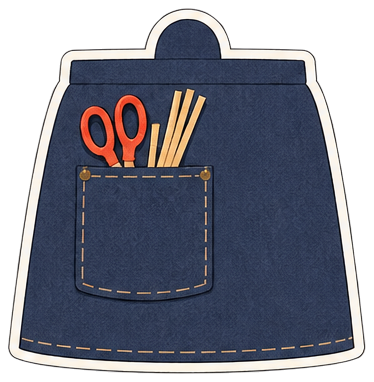
#> input picture assets/parts/ale_v02/apron_skirt.png, 374 x 382 px, given in place of bg-square_v02.png, which was not available
$ python compose_stage_v02.py
#> lines starting #> are read from the running program, lines starting #| are printed output that depends on the picture; pictures that were not available may be replaced by others from this repository, and a replacement may not be noted
### tools/rig_ale.py
"""阿樂叔叔分件紙偶 rig（G2 第 2 輪；v1.2 第 15.1、15.5、22.1 節）。

做三件事：
1. 組裝檢查：把 kit_ale_v02 的 13 個部件以「關節點對齊」組回站姿，和正式母版 chr-ale_master_v02.png 半透明疊圖，
   逐件標出長度誤差與輪廓誤差（review/G2/kit_ale_v02_assembly.png、review/G2/kit_ale_v02_assembly.json）。
   A 欄＝生成部件原樣（全部同一個縮放）；B 欄＝逐件校正長寬後的 rig 部件（實際用在舞台的版本）。
2. 產出 rig 部件：逐件依母版關節距離校正長／寬（沿部件主軸的縮放，不重畫內容），
   重做固定寬度白色紙芯邊（母版尺度 11 px），把腕部空白舌片補成膚色；存到 assets/parts/ale_v02/rig/ 與 rig.json。
3. 擺姿勢：render(pose) 依關節樹旋轉部件，回傳 RGBA 與操偶線附著點（腕背、肘外、膝前）在畫面上的位置。

母版關節點（MJ）是在 50 px 格線圖上人工點選（review/G2/kit_ale_v02_assembly.png 左欄可對照），座標為母版像素。
用法：/opt/anaconda3/bin/python3 tools/rig_ale.py build   # 產出 rig 部件與組裝檢查圖
"""
import argparse
import json
import math
import sys
from pathlib import Path

import numpy as np
from PIL import Image, ImageDraw, ImageFont
from scipy import ndimage

ROOT = Path(__file__).resolve().parent.parent
KIT_DIR = ROOT / "assets/parts/ale_v02"
RIG_DIR = KIT_DIR / "rig"
MASTER = ROOT / "assets/generated/chr-ale_master_v02.png"
WORRIED = ROOT / "assets/generated/chr-ale_head-worried_v02.png"
H = 258.0            # 母版頭高（頭頂 33 → 下巴 291）
BORDER = 11          # 母版尺度的白色紙芯邊寬
FONT = ("/System/Library/AssetsV2/com_apple_MobileAsset_Font8/86ba2c91f017a3749571a82f2c6d890ac7ffb2fb.asset/AssetData/PingFang.ttc", 10)

MJ = dict(neck=(505, 330), shoulder_r=(330, 415), elbow_r=(305, 640), wrist_r=(320, 845), fingertip_r=(318, 955),
          shoulder_l=(655, 415), elbow_l=(678, 642), wrist_l=(720, 852), fingertip_l=(728, 940),
          hip_r=(420, 1005), knee_r=(415, 1255), ankle_r=(397, 1490),
          hip_l=(595, 1005), knee_l=(597, 1255), ankle_l=(602, 1490),
          waist=(515, 690), apron_top=(515, 706), apron_hem=(515, 1120))
HIP_MID = ((MJ["hip_r"][0] + MJ["hip_l"][0]) / 2, MJ["hip_r"][1])
APRON_HEM_WIDTH = 380   # 圍裙下襬（含白邊）目標寬：母版下襬 370 px，加長到大腿中段後略外擴

# 部件：父件、近端關節、遠端關節（母版）、kit 端點偵測方式
PARTS = {
    "torso": dict(parent=None, prox="neck", dist="waist"),
    "head": dict(parent="torso", prox="neck", dist=None),
    "apron_skirt": dict(parent="torso", prox="apron_top", dist="apron_hem"),
    "upper_arm_r": dict(parent="torso", prox="shoulder_r", dist="elbow_r"),
    "forearm_r": dict(parent="upper_arm_r", prox="elbow_r", dist="wrist_r"),
    "hand_r": dict(parent="forearm_r", prox="wrist_r", dist="fingertip_r"),
    "upper_arm_l": dict(parent="torso", prox="shoulder_l", dist="elbow_l"),
    "forearm_l": dict(parent="upper_arm_l", prox="elbow_l", dist="wrist_l"),
    "hand_l": dict(parent="forearm_l", prox="wrist_l", dist="fingertip_l"),
    "thigh_r": dict(parent="torso", prox="hip_r", dist="knee_r"),
    "shin_r": dict(parent="thigh_r", prox="knee_r", dist="ankle_r"),
    "thigh_l": dict(parent="torso", prox="hip_l", dist="knee_l"),
    "shin_l": dict(parent="thigh_l", prox="knee_l", dist="ankle_l"),
}
# 由後往前的層序（遠側＝角色左手、左腳；近側＝右手、右腳；大腿壓住小腿的膝舌片；圍裙下襬壓住大腿；
# 軀幹只到腰帶，所以壓在圍裙下襬上面＝圍裙上緣舌片塞在腰帶下、蝴蝶結垂帶在圍裙前）
LAYERS = ["upper_arm_l", "forearm_l", "hand_l", "shin_l", "thigh_l", "shin_r", "thigh_r",
          "apron_skirt", "torso", "head", "upper_arm_r", "forearm_r", "hand_r"]
ZH = {"head": "頭", "torso": "軀幹", "apron_skirt": "圍裙下襬", "upper_arm_r": "右上臂", "upper_arm_l": "左上臂",
      "forearm_r": "右前臂", "forearm_l": "左前臂", "hand_r": "右手", "hand_l": "左手",
      "thigh_r": "右大腿", "thigh_l": "左大腿", "shin_r": "右小腿含鞋", "shin_l": "左小腿含鞋"}


# [20 lines left out: functions mj, font, affine, not called in this run]


def rot(theta_deg):
    th = math.radians(theta_deg)
    return np.array([[math.cos(th), -math.sin(th)], [math.sin(th), math.cos(th)]])


# [5 lines left out: function rot_about, not called in this run]


def apply(A, pts):
    pts = np.atleast_2d(np.asarray(pts, float))
    return pts @ A[:2, :2].T + A[:2, 2]


# [127 lines left out: functions warp_rgba, principal_axis, tab_center, extreme, boot_top, border_width and 1 more, not called in this run]


TORSO_TIE_ROWS = (360, 398)
TORSO_NECK = (176, 80)    # 對應母版 neck=(505,330)：下巴下方、衣領高度
TORSO_BOW_POLYS = [  # 軀幹裁切圖（assets/parts/ale_v02/torso.png）上腰帶以下要保留的蝴蝶結垂帶與右側繩圈（目視描點）
    [(246, 395), (272, 395), (272, 440), (270, 492), (228, 492), (236, 440)],
    [(272, 395), (305, 400), (322, 425), (322, 447), (300, 452), (282, 430)],
]
APRON_PLAIN_BAND = (0.775, 0.885)
APRON_WAISTBAND_FRAC = 0.17
APRON_POCKET_BAND = (0.47, 0.775)   # 口袋本體（不含剪刀與竹篾）
APRON_POCKET_STRETCH = 1.2   # 圍裙下襬裁切圖上腰頭的高度（佔高比例，目視量測）  # 圍裙下襬裁切圖上「口袋下緣到下襬縫線」的素色帶（佔高比例，目視量測）


# [26 lines left out: function top_tab_center_run, not called in this run]


def navy_mask(arr):
    rgb = arr[..., :3].astype(int)
    return (arr[..., 3] > 128) & (rgb[..., 2] > rgb[..., 0] + 15) & (rgb[..., 2] >= rgb[..., 1])


# [204 lines left out: functions tie_band, kit_points, axis_frame, seg_map, register_similarity, head_region and 3 more, not called in this run]


def master_mask():
    im = Image.open(MASTER).convert("RGBA")
    return im, np.array(im)[..., 3] > 128


# [142 lines left out: function build, not called in this run]


PALETTE = [(230, 60, 60), (40, 150, 230), (240, 170, 20), (60, 180, 90), (170, 80, 220), (20, 190, 190),
           (230, 110, 170), (120, 120, 240), (200, 140, 60), (90, 200, 40), (240, 90, 30), (60, 90, 160), (160, 60, 100)]


# [87 lines left out: function assembly_sheet, not called in this run]


# ---------------------------------------------------------------- 擺姿勢
class Rig:
    # [37 lines left out: functions __init__, joint_pos, world, render, not called in this run]


def make_worried_head():
    """換片頭：生成的困惑表情頭以輪廓 IoU 對齊 rig 的微笑頭（等比＋旋轉），回傳 (影像, A_rest)。"""
    cfg = json.loads((KIT_DIR / "rig.json").read_text())
    smile = np.array(Image.open(KIT_DIR / cfg["parts"]["head"]["file"]).convert("RGBA"))
    A_s = np.vstack([np.array(cfg["parts"]["head"]["A_rest"]), [0, 0, 1]])
    wim = Image.open(WORRIED).convert("RGBA")
    w = np.array(wim)
    w[..., 3] = np.where(w[..., 3] < 24, 0, w[..., 3])
    wm = ndimage.binary_fill_holes(w[..., 3] > 128)
    sm = ndimage.binary_fill_holes(smile[..., 3] > 128)
    s_top, w_top = head_region(sm, 0.72), head_region(wm, 0.72)
    ys, xs = np.nonzero(w_top)
    cw = np.array([xs.mean(), ys.mean()])
    ys2, xs2 = np.nonzero(s_top)
    cs = np.array([xs2.mean(), ys2.mean()])
    ratio = math.sqrt(s_top.sum() / w_top.sum())
    iou, A_ws, s, th = register_similarity(w_top, s_top, np.linspace(ratio * 0.9, ratio * 1.1, 9), np.arange(-30, 31, 3), cw, cs)
    # 重取樣到 smile 頭的尺度（等比 s），並重做白邊
    bwk = border_width(w)
    out, npts = normalize_part(w, float(s), bwk, dict(c=cw))
    # A：worried rig 像素 → smile 局部 → 母版
    R = rot(th)
    A_local = affine(R, apply(A_ws, cw)[0] - R @ npts["c"])
    return Image.fromarray(out, "RGBA"), A_s @ A_local, dict(iou=round(float(iou), 3), scale=round(float(s), 3), rot=float(th))


# [16 lines left out: function main, not called in this run]


# [2 lines that do not run on import are left out]

### tools/compose_stage_v02.py
"""（第 2 輪版本保留：tools/compose_stage_v02.py；第 3 輪改用 compose_stage.py）舞台合成試作 v02（G2 第 2 輪）：景板 bg-square_v02＋三位 v02 母版（阿樂叔叔用分件 rig）＋操偶線三點＋字幕紙條。

用法：
  /opt/anaconda3/bin/python3 tools/compose_stage.py [--out-dir review/G2]
輸出（全部帶 _v02，不覆寫第 1 輪）：
  stage_composite_v02.png        1920×1080（16:9）
  stage_composite_43_v02.png     1440×1080（4:3；v1.2 §16.1：舞台靠上、下方 25% 黑邊放兩行字幕）
  stage_composite_1024x768_v02.png  直接以 1024×768 輸出（4:3 投影機原生解析度）
  stage_composite_nosub_v02.png  無字幕版（量測用）
  stage_wash_compare_v02.png     景板原圖／舞台調色後（表演區洗光、遠景降彩）對照
  contrast_v02.json              逐色對比量測（原圖、投影 v1、投影 v2、低對比）＋操偶線＋字幕＋色差
  contrast_table_v02.png         逐色對比量測表（含取樣座標標記圖）
  jacket_deltaE_v02.png          小宇外套色票與 stage／raw 母版同位置色差
  intent_force_demo_v02.png      「意圖與受力」靜態演示（三格）

規則（v1.2 §14.1、§14.2、§15.2、§16.1、§16.2；CLAUDE.md 第 2 條）：
- 主光左上前方 45°：角色影子落在右下；離景板越遠的角色，影子越淡、越柔、偏移越大；腳底接觸影往右下拖成斜片，不用正圓橢圓。
- 角色固有色不調：母版直接貼上（只做縮放、鏡像、整體微傾），舞台調色只動景板。
- 操偶線：灰色扭紋紙繩 8 px@1080p＋兩側各 2 px 深灰邊線（淡灰本體、左上受光邊、低對比不規則扭紋），只扣腕背、肘外、膝前三點（紙環），往上延伸出畫面；
  路徑自動避開手、臉、圍裙綁帶（量測最小距離寫進 contrast_v02.json）。
- 字幕：字身 70 px@1080（§16.2 64–72 px 取上段），每行 ≤16 字、最多兩行，白字＋2 px 描邊，半透明深色紙條。
  4:3 版字級以「輸出畫面高 1080」換算，不隨舞台縮小。
"""
import argparse
import json
import math
import sys
from pathlib import Path

import numpy as np
from PIL import Image, ImageDraw, ImageFont
from scipy import ndimage

ROOT = Path(__file__).resolve().parent.parent
sys.path.insert(0, str(ROOT / "tools"))
from projsim import projector, low_contrast  # noqa: E402
import rig_ale  # noqa: E402

W, H = 1920, 1080
CHILD_RATIO = 0.65
ADULT_H = 640              # 阿樂叔叔（站姿）身高 px@1080
STAGE_BG = ROOT / "assets/generated/bg-square_v02.png"
MASTERS = {
    "xiaoqing": ROOT / "assets/generated/chr-xiaoqing_master_v02.png",
    "xiaoyu": ROOT / "assets/generated/chr-xiaoyu_master_v02.png",
    "ale": ROOT / "assets/generated/chr-ale_master_v02.png",
}
RAW_XIAOYU = ROOT / "review/G2/raw/master_xiaoyu.png"          # 原始生成（外套基準色）
V01_XIAOYU = ROOT / "assets/generated/chr-xiaoyu_master_v01.png"  # 第 1 輪壓暗版（對照用）

# 站位（a2_c002「線落下來」的瞬間）：阿樂在左（危險固定從左側來），孩子在右（安全側）、面向阿樂（鏡像）
# depth：離景板的相對距離（1＝中景）；越大＝越靠觀眾 → 影子越淡越柔、偏移越大
LAYOUT = {
    "ale": dict(cx=0.318, feet=828, scale=1.00, mirror=False, lean=0.0, depth=1.0),
    "xiaoqing": dict(cx=0.540, feet=840, scale=1.03, mirror=True, lean=-4.0, depth=1.35),   # 往前傾、靠近阿樂：「叔叔，小心！」
    "xiaoyu": dict(cx=0.722, feet=808, scale=0.95, mirror=True, lean=3.0, depth=0.75),      # 往後退半步、身體後仰
}
ALE_POSE = {  # 被線拉偏的瞬間：右手本來想揮手，肘外線把手肘往外上提、腕背線把手腕往外上拉，手掌無力垂下；右膝被往前提
    "upper_arm_r": 84, "forearm_r": 62, "hand_r": -112, "upper_arm_l": -21, "forearm_l": -6,
    "thigh_r": -10, "shin_r": 12, "head": -4, "root": (0, 0, -1.5, "hip_mid"),
}
SUB_LINES = ["咦？我想揮手……", "手怎麼跑到旁邊去了？"]   # 劇本 a2_c002_01（阿樂叔叔），在詞語邊界斷行
SUB_PX = 70
FONT_CANDIDATES = [
    ("/System/Library/AssetsV2/com_apple_MobileAsset_Font8/86ba2c91f017a3749571a82f2c6d890ac7ffb2fb.asset/AssetData/PingFang.ttc", 10),
    ("/System/Library/Fonts/STHeiti Medium.ttc", 0),
]
LABEL_FONT = (FONT_CANDIDATES[0][0], 10)

# 舞台調色（只動景板）
WASH = dict(top=330, feather=110, lift=0.62, desat=0.60, warm=(246, 238, 222), mix=0.20,
            v_lo=0.42, v_hi=0.70, s_lo=0.22, s_span=0.30)
FAR_DESAT = 0.80          # 遠景（天空與遠山：藍、藍綠色相）保留的彩度
SHADOW = dict(base_strength=0.07, base_offset=(60, 45), base_sigma=13.0, contact_strength=0.30)

COSTUMES = {
    # 色相範圍（度）、飽和度下限/上限、明度下限/上限（HSV，0–1）；在原始顏色上判斷
    "ale": [("深藍圍裙", (195, 255), 0.18, 1.0, 0.10, 0.62, True), ("米色襯衫", (14, 50), 0.04, 0.46, 0.55, 1.0, False),
            ("橄欖褐長褲", (25, 62), 0.28, 1.0, 0.10, 0.58, False)],
    "xiaoqing": [("湖水綠吊帶褲", (160, 205), 0.28, 1.0, 0.12, 0.90, True), ("芥末黃上衣", (32, 56), 0.55, 1.0, 0.55, 1.0, False),
                 ("深棕頭髮", (0, 45), 0.20, 0.75, 0.10, 0.42, False)],
    "xiaoyu": [("橘紅外套", (345, 22), 0.62, 1.0, 0.28, 1.0, True), ("卡其短褲", (22, 46), 0.28, 0.75, 0.40, 0.88, False),
               ("深棕頭髮", (0, 45), 0.20, 0.80, 0.08, 0.40, False)],
}
NAMES = {"ale": "阿樂叔叔", "xiaoqing": "小晴", "xiaoyu": "小宇"}


# ---------------------------------------------------------------- 色彩工具
# [4 lines left out: function rel_lum, not called in this run]


def contrast(l1, l2):
    hi, lo = max(l1, l2), min(l1, l2)
    return (hi + 0.05) / (lo + 0.05)


# [54 lines left out: functions srgb_to_lab, lab_to_srgb, delta_e2000, not called in this run]


def hsv_np(rgb):
    a = rgb.astype(np.float32) / 255.0
    r, g, b = a[..., 0], a[..., 1], a[..., 2]
    mx, mn = a.max(-1), a.min(-1)
    d = mx - mn + 1e-6
    h = np.where(mx == r, ((g - b) / d) % 6, np.where(mx == g, (b - r) / d + 2, (r - g) / d + 4)) * 60
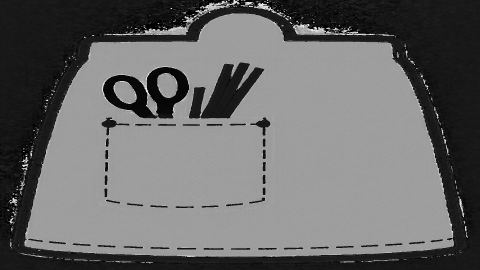
#> h: shape (1080, 1920) float32 (shown at 1/4 size); min 0, max 359.3, mean 147.8; drawn with min black and max white
    s = (mx - mn) / (mx + 1e-6)
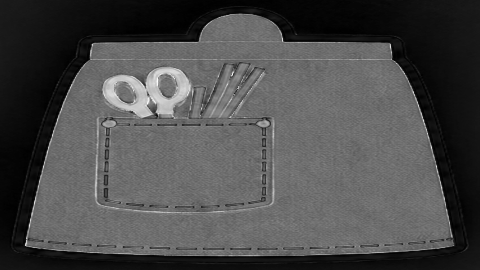
#> s: shape (1080, 1920) float32 (shown at 1/4 size); min 0, max 1, mean 0.296
    return h, s, mx


# [15 lines left out: functions find_font, lfont, not called in this run]


# ---------------------------------------------------------------- 景板調色
def stage_grade(rgb):
    """舞台燈光（只動景板）：
    1) 遠景降彩：天空與遠山（藍、藍綠色相、位於畫面上半）彩度 ×FAR_DESAT；不整體抬黑、不加霧。
    2) 表演區洗光：角色站位帶（約 y≥330 到地面）只把「淺色、低彩度的面」（騎樓牆面、鐵捲門、地面）往暖白提亮，
       樹、燈籠、花台等有色物件不動（避免整片起霧），讓中明度的服裝主色（湖水綠、深藍）在投影後對相鄰背景拉開。
       上方的紅磚、樹、遠山保留原本的暖色日光與明暗層次。"""
    out = rgb.astype(np.float32).copy()
    h, s, v = hsv_np(rgb)
    yy = np.arange(H, dtype=np.float32)[:, None]
    far = ((h > 150) & (h < 235) & (s > 0.12)).astype(np.float32) * np.clip((560 - yy) / 120, 0, 1)
    far = ndimage.gaussian_filter(far, 2)[..., None]
#> far: shape (1080, 1920, 1) float32
    gray = out.mean(-1, keepdims=True)
    out = out * (1 - far) + (gray + (out - gray) * FAR_DESAT) * far
    # 表演區洗光：只提亮「淺色、低彩度的面」（騎樓牆面、鐵捲門、地面），樹、燈籠、花台等有色物件不動，避免整片起霧
    m = np.clip((yy - WASH["top"]) / WASH["feather"], 0, 1) * np.ones((1, W), np.float32)
    a = out / 255.0
    hh, ss_, vv = hsv_np(np.clip(out, 0, 255).astype(np.uint8))
    lum = a.mean(-1)
    sel = np.clip((lum - WASH["v_lo"]) / (WASH["v_hi"] - WASH["v_lo"]), 0, 1) * np.clip(1 - (ss_ - WASH["s_lo"]) / WASH["s_span"], 0, 1)
    sel = ndimage.gaussian_filter(sel, 1.2)
    k = (m * sel)[..., None]
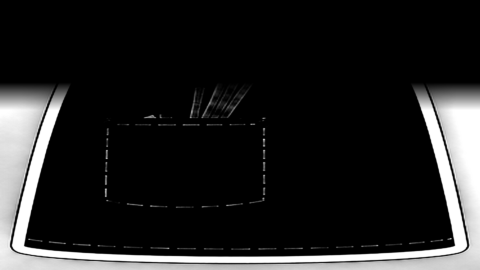
#> k: shape (1080, 1920, 1) float32 (shown at 1/4 size); min 0, max 1, mean 0.14
    lifted = 1 - (1 - a) * (1 - WASH["lift"])          # 往紙白靠（亮部保留細節比例）
    g2 = lifted.mean(-1, keepdims=True)
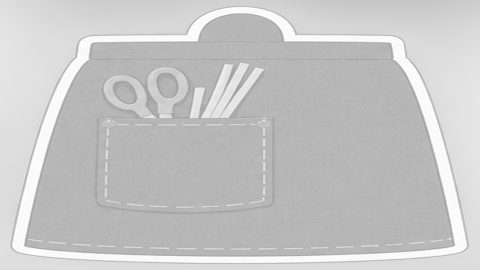
#> g2: shape (1080, 1920, 1) float32 (shown at 1/4 size); min 0.62, max 1, mean 0.778
    lifted = g2 + (lifted - g2) * WASH["desat"]
    lifted = lifted * (1 - WASH["mix"]) + np.array(WASH["warm"], np.float32) / 255 * WASH["mix"]
    out = out * (1 - k) + lifted * 255 * k
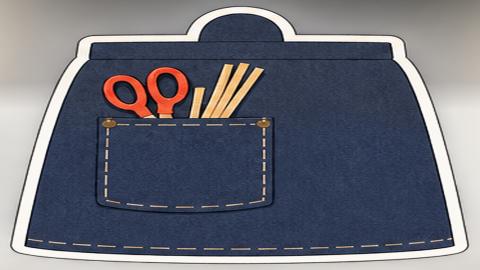
#> out: shape (1080, 1920, 3) float32 (shown at 1/4 size); mean R, G, B 107.1, 108.6, 118.4; drawn with min black and max white
    m = m * np.ones((H, W), np.float32)
    m = m[..., None]
    return np.clip(out, 0, 255), m[..., 0]


# ---------------------------------------------------------------- 角色擺放
def trim(im):
    arr = np.array(im)
    arr[..., 3] = np.where(arr[..., 3] < 24, 0, arr[..., 3])
    im = Image.fromarray(arr, "RGBA")
    ys, xs = np.nonzero(arr[..., 3] > 16)
    return im.crop((xs.min(), ys.min(), xs.max() + 1, ys.max() + 1))


def place_master(key, im, lay, height):
    """縮放到身高 height、必要時鏡像、繞腳底中心傾斜 lean 度；回傳 (全畫面 RGBA, 變換資訊)。"""
    im = trim(im)
    s = height / im.height
    im2 = im.resize((round(im.width * s), round(height)), Image.LANCZOS)
    if lay["mirror"]:
        im2 = im2.transpose(Image.FLIP_LEFT_RIGHT)
    if lay["lean"]:
        pad = 60
        big = Image.new("RGBA", (im2.width + 2 * pad, im2.height + 2 * pad), (0, 0, 0, 0))
        big.paste(im2, (pad, pad))
        piv = (pad + im2.width / 2, pad + im2.height)
        big = big.rotate(-lay["lean"], resample=Image.BICUBIC, center=piv)
        x = round(lay["cx"] * W - piv[0])
        y = round(lay["feet"] - piv[1])
        layer = Image.new("RGBA", (W, H), (0, 0, 0, 0))
        layer.alpha_composite(big, (max(x, 0), max(y, 0)), (max(-x, 0), max(-y, 0)))
    else:
        x = round(lay["cx"] * W - im2.width / 2)
        y = round(lay["feet"] - im2.height)
        layer = Image.new("RGBA", (W, H), (0, 0, 0, 0))
        layer.alpha_composite(im2, (x, y))
    return layer, dict(scale=s, mirror=lay["mirror"], lean=lay["lean"], height=height, src_size=im.size)


def place_ale(pose, head="worried", lay=None, height=ADULT_H):
    """阿樂叔叔：rig 擺姿勢 → 縮放貼到畫面。回傳 (全畫面 RGBA, 點位換算函式, rig 資訊)。"""
    lay = lay or LAYOUT["ale"]
    if head == "worried":
        wim, A, info = rig_ale.make_worried_head()
        rig = rig_ale.Rig(head_override=(wim, A))
    else:
        rig = rig_ale.Rig()
        info = None
    img, pt, Mw = rig.render(pose)
    rest, _, _ = rig_ale.Rig().render({})
    ra = np.array(rest)[..., 3] > 16
    ys, xs = np.nonzero(ra)
    top, bot = ys.min(), ys.max()
    s = height / (bot - top)
    cx_rig = (xs.min() + xs.max()) / 2
    big = img.resize((round(img.width * s), round(img.height * s)), Image.LANCZOS)
    ox = lay["cx"] * W - cx_rig * s
    oy = lay["feet"] - bot * s
    layer = Image.new("RGBA", (W, H), (0, 0, 0, 0))
    ix, iy = int(round(ox)), int(round(oy))
    layer.alpha_composite(big, (max(ix, 0), max(iy, 0)), (max(-ix, 0), max(-iy, 0)))

    def to_stage(part, p):
        q = pt(part, p)
        return np.array([q[0] * s + ix, q[1] * s + iy])
    return layer, to_stage, dict(scale=s, head=info, rig=rig, Mw=Mw)


# [232 lines left out: functions char_shadow, multiply_shadow, card_edge, draw_rope, draw_loop, seg_dist and 5 more, not called in this run]


# ---------------------------------------------------------------- 主流程
def build_scene(pose=ALE_POSE, head="worried"):
    stage_raw = np.array(Image.open(STAGE_BG).convert("RGB").resize((W, H), Image.LANCZOS)).astype(np.float32)
    graded, wash_mask = stage_grade(stage_raw)
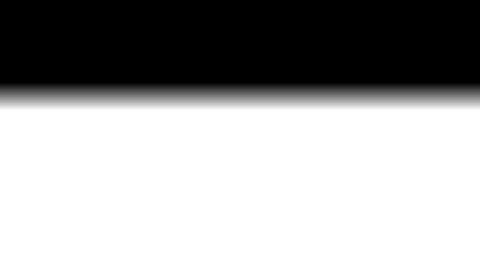
#> wash_mask: shape (1080, 1920) float32 (shown at 1/4 size); min 0, max 1, mean 0.643
    layers, info = {}, {}
    adult_h = ADULT_H
    for key in ("xiaoyu", "xiaoqing"):
        lay = LAYOUT[key]
        layers[key], info[key] = place_master(key, Image.open(MASTERS[key]).convert("RGBA"), lay,
                                              adult_h * CHILD_RATIO * lay["scale"])
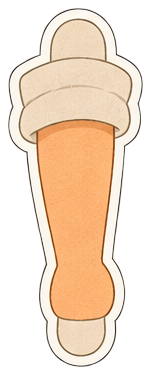
#> input picture assets/parts/ale_v02/forearm_r.png, 151 x 375 px, given in place of chr-xiaoyu_master_v02.png, which was not available
#> in trim, arr is the input picture: shape (375, 151, 4); mean R, G, B, A 217.9, 189.6, 161.2, 141.9
#> (the rest of the program and of its run is left out)
